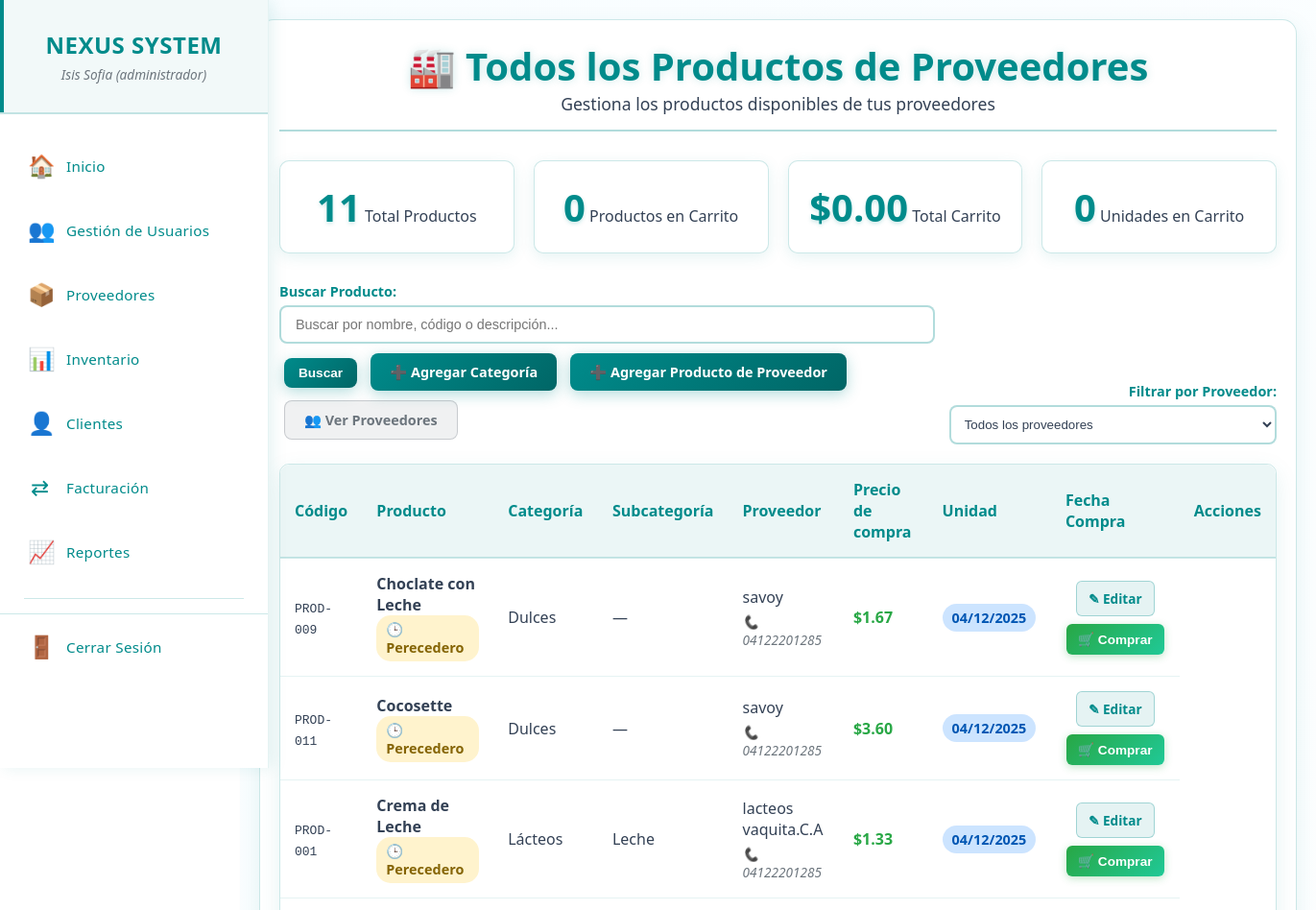
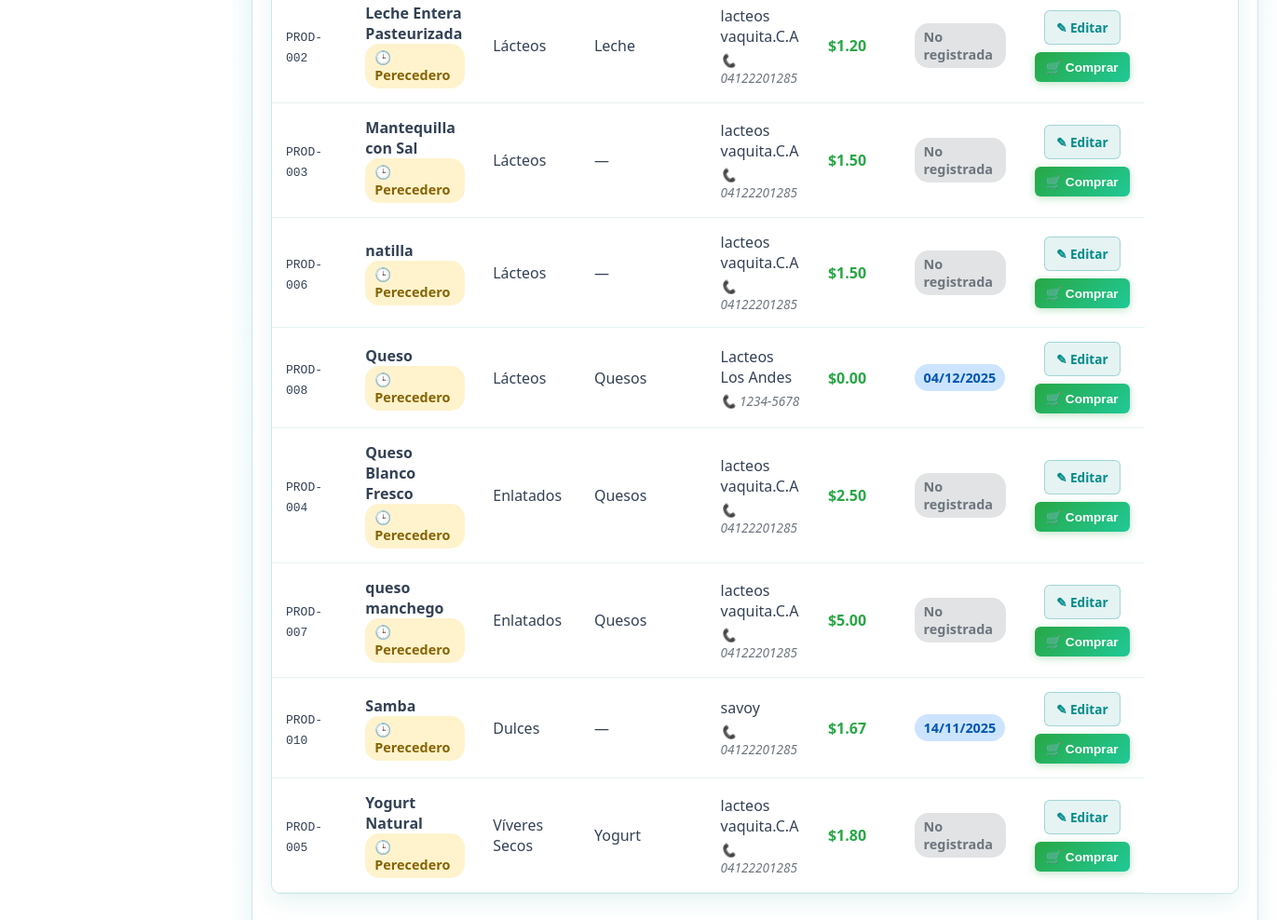
The page /productos_proveedores.php (signed in) on the database as committed earlier (2 pictures, top to bottom).
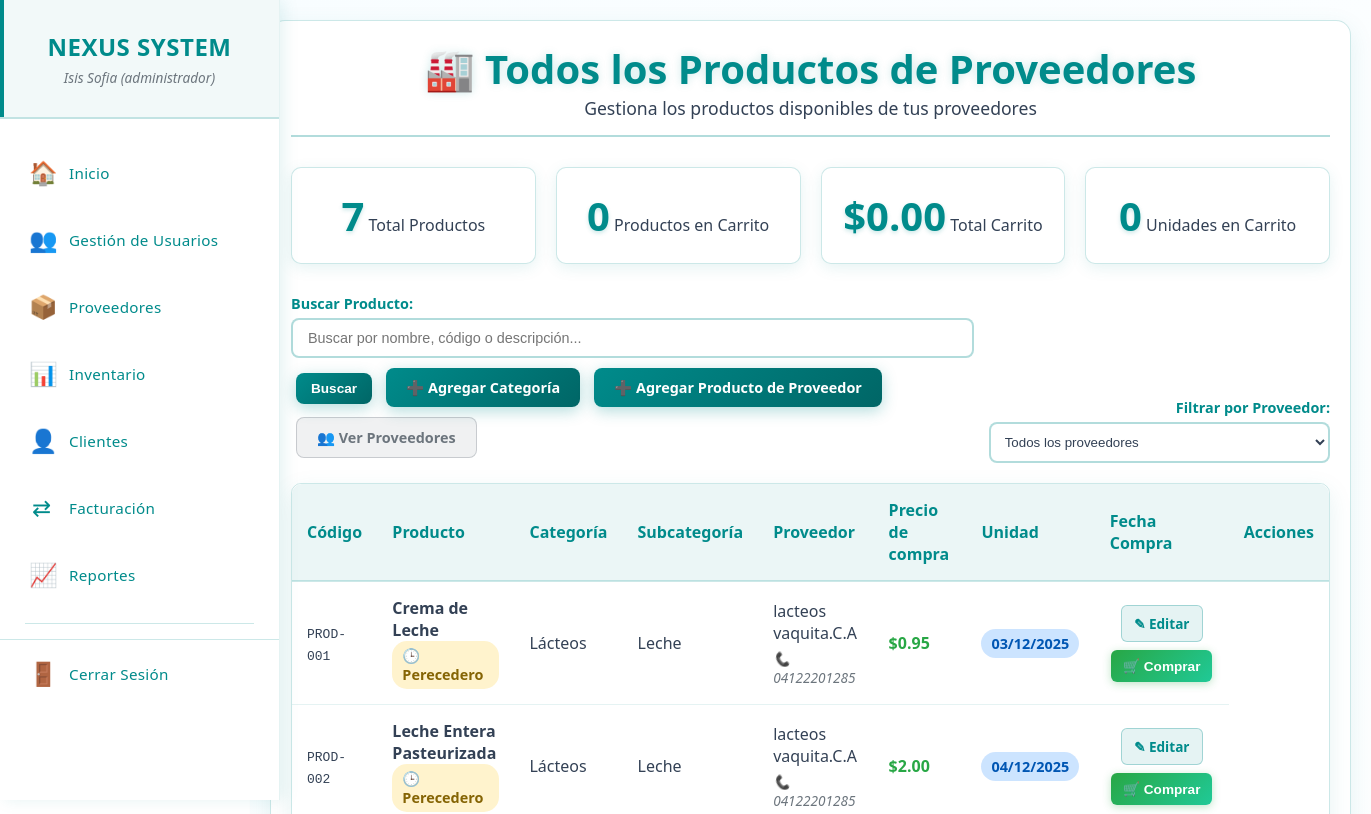
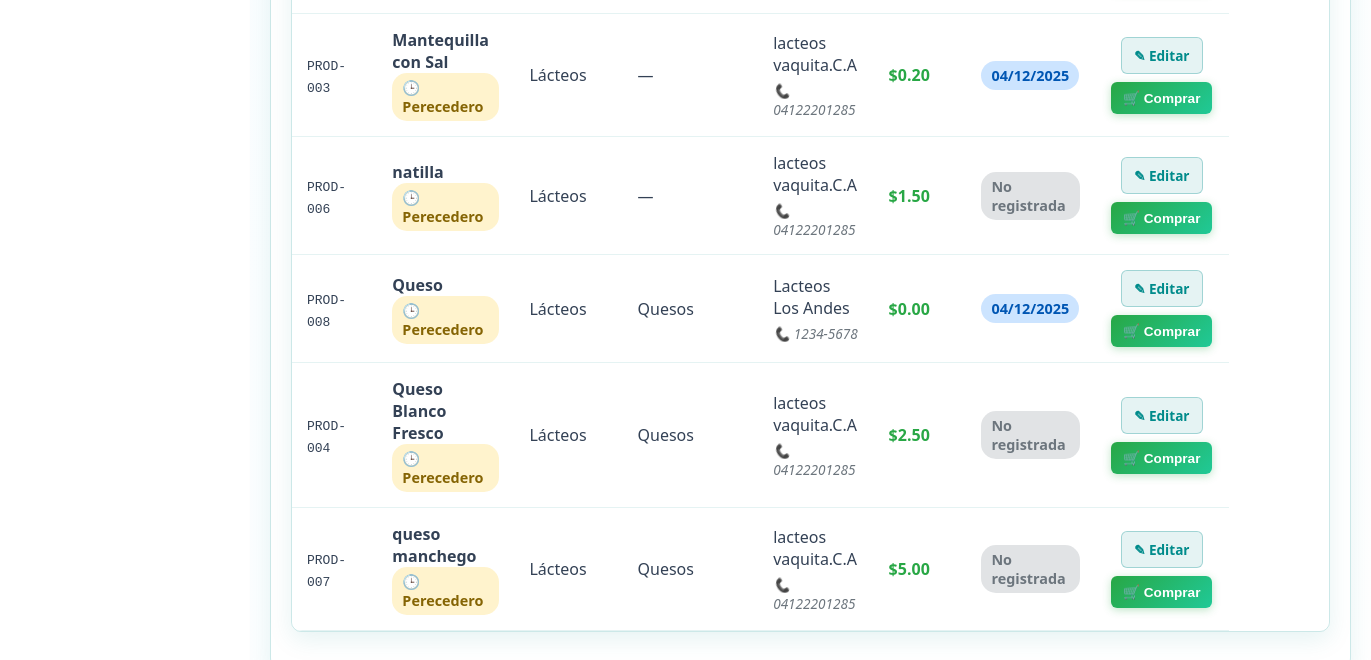
The same page on the database as committed later (2 pictures, top to bottom).
### tables this page shows
CREATE TABLE `productos_proveedor` (
  `id_producto_proveedor` int(11) NOT NULL,
  `codigo_producto` varchar(50) NOT NULL,
  `nombre` varchar(255) NOT NULL,
  `id_categoria` int(11) NOT NULL,
  `id_subcategoria` int(11) DEFAULT NULL,
  `id_proveedor` int(11) NOT NULL,
  `precio_compra` decimal(10,2) NOT NULL,
  `unidad_medida` varchar(20) DEFAULT 'unidad',
  `fecha_compra` date DEFAULT NULL,
  `es_perecedero` tinyint(1) DEFAULT 0,
  `registro` timestamp NOT NULL DEFAULT current_timestamp(),
  `actualizacion` timestamp NOT NULL DEFAULT current_timestamp() ON UPDATE current_timestamp()
);

CREATE TABLE `categoria_prod` (
  `id` int(11) NOT NULL,
  `nombre_categoria` varchar(50) NOT NULL,
  `estado` enum('active','inactive') DEFAULT 'active',
  `created_at` timestamp NOT NULL DEFAULT current_timestamp()
);

CREATE TABLE `proveedores` (
  `id_proveedor` int(11) NOT NULL,
  `nombres` varchar(255) NOT NULL,
  `nombre_comercial` varchar(255) NOT NULL,
  `rif` varchar(20) NOT NULL,
  `telefono` varchar(20) DEFAULT NULL,
  `email` varchar(100) DEFAULT NULL,
  `direccion` text DEFAULT NULL,
  `estado` enum('activo','inactivo') DEFAULT 'activo',
  `registro` timestamp NOT NULL DEFAULT current_timestamp(),
  `actualizacion` timestamp NOT NULL DEFAULT current_timestamp() ON UPDATE current_timestamp()
);

CREATE TABLE `subcategorias` (
  `id` int(11) NOT NULL,
  `categoria_id` int(11) NOT NULL,
  `nombre_subcategoria` varchar(50) NOT NULL,
  `estado` enum('active','inactive') DEFAULT 'active',
  `created_at` timestamp NOT NULL DEFAULT current_timestamp()
);

### productos_proveedores.php (the view, shortened to what the changed rows need)
<?php
require_once 'menu.php';
$id_proveedor = isset($_GET['id_proveedor']) ? intval($_GET['id_proveedor']) : 0;
$sql_base = "SELECT
                pp.*,
                cp.nombre_categoria,
                s.nombre_subcategoria,
                p.nombre_comercial as proveedor,
                p.telefono as telefono_proveedor,
                p.email as email_proveedor
            FROM productos_proveedor pp
            JOIN categoria_prod cp ON pp.id_categoria = cp.id
            LEFT JOIN subcategorias s ON pp.id_subcategoria = s.id
            JOIN proveedores p ON pp.id_proveedor = p.id_proveedor";
$params = [];
$where_conditions = [];
if ($id_proveedor > 0) {
    $where_conditions[] = "pp.id_proveedor = ?";
    $params[] = $id_proveedor;
    $titulo = "Productos del Proveedor";
} else {
    $titulo = "Todos los Productos de Proveedores";
}
$sql_base .= " ORDER BY pp.nombre";
if (!empty($params)) {
    $stmt = $pdo->prepare($sql_base);
    $stmt->execute($params);
    $result = $stmt->fetchAll(PDO::FETCH_ASSOC);
} else {
    $stmt = $pdo->query($sql_base);
    $result = $stmt->fetchAll(PDO::FETCH_ASSOC);
}
$total_productos = count($result);
?>
<!DOCTYPE html>
<html lang="es">
<head>
    <link rel="stylesheet" href="css/proveedores.css">
</head>
<body>
   <main class="main-content">
        <div class="content-wrapper">
            <div class="container">
                <div class="header">
                    <h1>🏭 <?php echo $titulo; ?></h1>
                </div>
                <div class="stats-container">
                    <div class="stat-card">
                        <span class="stat-number"><?php echo $total_productos; ?></span>
                        <span class="stat-label">Total Productos</span>
                    </div>
                </div>
                <?php if ($total_productos > 0): ?>
                    <div class="table-container">
                        <table class="table">
                            <thead>
                                <tr>
                                    <th>Código</th>
                                    <th>Producto</th>
                                    <th>Categoría</th>
                                    <th>Subcategoría</th>
                                    <?php if ($id_proveedor == 0): ?>
                                        <th>Proveedor</th>
                                    <?php endif; ?>
                                    <th>Precio de compra</th>
                                    <th>Unidad</th>
                                    <th>Fecha Compra</th>
                                    <th>Acciones</th>
                                </tr>
                            </thead>
                            <tbody>
                                <?php foreach($result as $row): ?>
                                    <tr id="producto-<?php echo $row['id_producto_proveedor']; ?>">
                                        <td><code><?php echo $row['codigo_producto']; ?></code></td>
                                        <td>
                                            <strong><?php echo htmlspecialchars($row['nombre']); ?></strong>
                                            <?php if ($row['es_perecedero']): ?>
                                                <br><span class="badge badge-warning">🕒 Perecedero</span>
                                            <?php endif; ?>
                                        </td>
                                        <td><?php echo $row['nombre_categoria']; ?></td>
                                        <td><?php echo $row['nombre_subcategoria'] ?: '—'; ?></td>
                                        <?php if ($id_proveedor == 0): ?>
                                            <td>
                                                <?php echo $row['proveedor']; ?>
                                                <br><small>📞 <?php echo $row['telefono_proveedor']; ?></small>
                                            </td>
                                        <?php endif; ?>
                                        <td style="font-weight: bold; color: #28a745;">
                                            $<?php echo number_format($row['precio_compra'], 2); ?>
                                        </td>
                                        <td>
                                            <?php if ($row['fecha_compra']): ?>
                                                <span class="badge badge-info"><?php echo date('d/m/Y', strtotime($row['fecha_compra'])); ?></span>
                                            <?php else: ?>
                                                <span class="badge badge-secondary">No registrada</span>
                                            <?php endif; ?>
                                        </td>
                                        <td>
                                            <div class="action-buttons-container">
                                                <a href="editar_producto_proveedor.php?id=<?php echo $row['id_producto_proveedor']; ?>" class="btn-editar">
                                                    ✎ Editar
                                                </a>
                                                <button class="btn-comprar"
                                                        onclick="abrirModalCompra(<?php echo $row['id_producto_proveedor']; ?>,
                                                                                 '<?php echo addslashes($row['nombre']); ?>',
                                                                                 'unidad_medida_no_usada',
                                                                                 <?php echo $row['precio_compra']; ?>)">
                                                    🛒 Comprar
                                                </button>
                                            </div>
                                        </td>
                                    </tr>
                                <?php endforeach; ?>
                            </tbody>
                        </table>
                    </div>
                <?php endif; ?>
            </div>
        </div>
   </main>
            </div>
</body>
</html>

Rows that differ between the two databases and show on the page:
no longer on this page (row edited): productos_proveedor: codigo_producto "PROD-009", nombre "Choclate con Leche", es_perecedero "🕒 Perecedero", categoria_prod.nombre_categoria "Dulces", nombre_subcategoria "—", id_proveedor.nombre_comercial "savoy", id_proveedor.telefono "04122201285", precio_compra "1.67", fecha_compra "04/12/2025"
no longer on this page (row edited): productos_proveedor: codigo_producto "PROD-011", nombre "Cocosette", es_perecedero "🕒 Perecedero", categoria_prod.nombre_categoria "Dulces", nombre_subcategoria "—", id_proveedor.nombre_comercial "savoy", id_proveedor.telefono "04122201285", precio_compra "3.60", fecha_compra "04/12/2025"
no longer on this page (row edited): productos_proveedor: codigo_producto "PROD-010", nombre "Samba", es_perecedero "🕒 Perecedero", categoria_prod.nombre_categoria "Dulces", nombre_subcategoria "—", id_proveedor.nombre_comercial "savoy", id_proveedor.telefono "04122201285", precio_compra "1.67", fecha_compra "14/11/2025"
no longer on this page (row edited): productos_proveedor: codigo_producto "PROD-005", nombre "Yogurt Natural", es_perecedero "🕒 Perecedero", categoria_prod.nombre_categoria "Víveres Secos", id_subcategoria.nombre_subcategoria "Yogurt", id_proveedor.nombre_comercial "lacteos vaquita.C.A", id_proveedor.telefono "04122201285", precio_compra "1.80", shows "No registrada"
changed productos_proveedor "Crema de Leche": precio_compra "1.33" → "0.95"; fecha_compra "04/12/2025" → "03/12/2025"
changed productos_proveedor "Leche Entera Pasteurizada": precio_compra "1.20" → "2.00"; fecha_compra (not shown) → "04/12/2025"; no longer shows "No registrada"
changed productos_proveedor "Mantequilla con Sal": precio_compra "1.50" → "0.20"; fecha_compra (not shown) → "04/12/2025"; no longer shows "No registrada"
changed productos_proveedor "Queso Blanco Fresco": categoria_prod.nombre_categoria "Enlatados" → "Lácteos"
changed productos_proveedor "queso manchego": categoria_prod.nombre_categoria "Enlatados" → "Lácteos"
Other text that changed with them:
$total_productos: "11" → "7"
